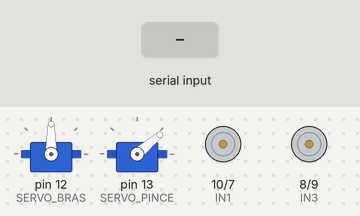
A sketch run on a simulated Arduino Mega 2560, built with avr-gcc and run on an emulated ATmega2560. Shown: 2 × servo, motor-driver pin pairs drawn as motors (green arrow = first pin HIGH = forward, orange = second pin HIGH = backward, longer = more drive, scaled by the enable pin). The test bench sets the inputs (shaded band).

Above: at 1.2 s.
1.3 s: "U\n" received over the second serial link
At 3.5 s:
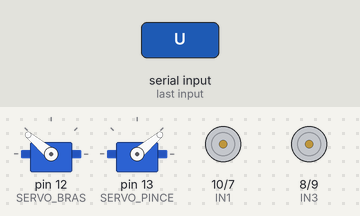
3.8 s: "F\n" received over the second serial link
At 4.2 s:
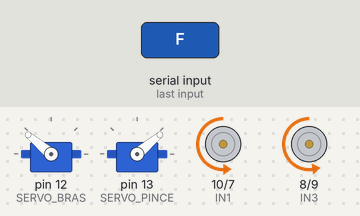
5.3 s: "B\n" received over the second serial link
At 6.5 s:
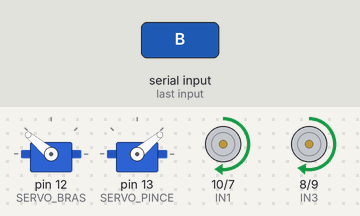
6.8 s: "L\n" received over the second serial link
At 7.6 s:
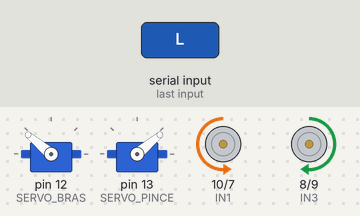
8.3 s: "R\n" received over the second serial link
At 8.8 s:
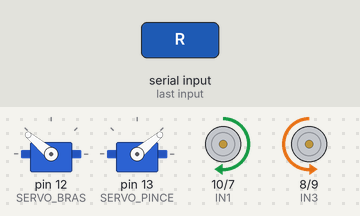
9.8 s: "C\n" received over the second serial link
At 11.1 s:
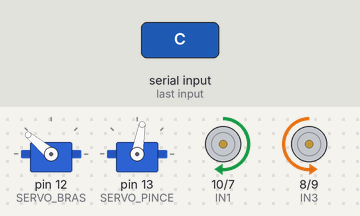
Timing chart, 0 to 12.3 s (numbered marks = the images above; inputs shaded):
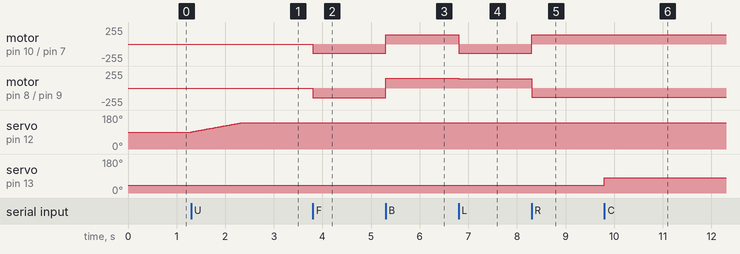

The sketch:

bluetooth_robot.ino
```cpp
#include <SoftwareSerial.h>
#include <Servo.h>

// ===== BLUETOOTH =====
// RX = Pin 2
// TX = Pin 3
SoftwareSerial bluetooth(2, 3);

//  L298N MOTOR PINS (Kept from Maze Code) =====
#define ENA 5
#define ENB 6
#define IN1 10
#define IN2 7
#define IN3 8
#define IN4 9

// ===== SERVOS =====
#define SERVO_BRAS 12  // Arm Up/Down
#define SERVO_PINCE 13 // Claw Open/Close

Servo bras;
Servo pince;

// ===== SERVO POSITIONS =====
const int BRAS_HAUT = 140;
const int BRAS_BAS = 0;
const int BRAS_MILIEU = 90;

const int PINCE_OUVERTE = 40;
const int PINCE_FERMEE = 80;

// ===== SPEED CALIBRATION  =====
int SPEED_RIGHT_FWD = 140;
int SPEED_LEFT_FWD  = 147;

int SPEED_RIGHT_BWD = 140;
int SPEED_LEFT_BWD  = 147;

int TURN_SPEED = 140; // Tank turn speed for Left/Right

// ===== ARM SWEEP STATE =====
bool movingUp = false;
bool movingDown = false;
unsigned long lastArmMove = 0;

void setup() {
  Serial.begin(9600);
  bluetooth.begin(9600);

  // Initialize Motor Pins
  pinMode(ENA, OUTPUT); pinMode(ENB, OUTPUT);
  pinMode(IN1, OUTPUT); pinMode(IN2, OUTPUT);
  pinMode(IN3, OUTPUT); pinMode(IN4, OUTPUT);

  // Initialize Servos
  bras.attach(SERVO_BRAS);
  pince.attach(SERVO_PINCE);

  // Set Initial Servo Positions
  bras.write(BRAS_MILIEU);
  pince.write(PINCE_OUVERTE);

  // Ensure motors are off at startup
  stopMotors();
}

// =====================================================
// MAIN LOOP
// =====================================================

void loop() {
  // 1. READ BLUETOOTH COMMANDS
  if (bluetooth.available()) {
    char cmd = bluetooth.read();

    // Ignore invisible characters like enters and spaces
    if (cmd != '\n' && cmd != '\r' && cmd != ' ') {

      switch (cmd) {
        // --- WHEEL CONTROL ---
        case 'F': forward(); break;
        case 'B': backward(); break;
        case 'L': left(); break;
        case 'R': right(); break;
        case 'S': // Stop command from App
          stopMotors();
          movingUp = false;
          movingDown = false;
          break;

        // --- CLAW CONTROL ---
        case 'O': pince.write(PINCE_OUVERTE); break;
        case 'C': pince.write(PINCE_FERMEE); break;

        // --- ARM CONTROL (Continuous Sweep) ---
        case 'U':
          movingUp = true;
          movingDown = false;
          break;
        case 'D':
          movingDown = true;
          movingUp = false;
          break;
        case 'X': // Optional: Instant center arm
          bras.write(BRAS_MILIEU);
          movingUp = false;
          movingDown = false;
          break;
      }
    }
  }

  // 2. CONTINUOUS ARM SWEEP LOGIC
  // This allows the arm to move smoothly while holding the button
  if (millis() - lastArmMove > 20) {
    if (movingUp) {
      bras.write(constrain(bras.read() + 1, BRAS_BAS, BRAS_HAUT));
    }
    if (movingDown) {
      bras.write(constrain(bras.read() - 1, BRAS_BAS, BRAS_HAUT));
    }
    lastArmMove = millis();
  }
}

// =====================================================
// MOVEMENT FUNCTIONS
// =====================================================

void forward() {
  analogWrite(ENA, SPEED_RIGHT_FWD);
  analogWrite(ENB, SPEED_LEFT_FWD);
  digitalWrite(IN1, LOW);  digitalWrite(IN2, HIGH); // Right Forward
  digitalWrite(IN3, LOW);  digitalWrite(IN4, HIGH); // Left Forward
}

void backward() {
  analogWrite(ENA, SPEED_RIGHT_BWD);
  analogWrite(ENB, SPEED_LEFT_BWD);
  digitalWrite(IN1, HIGH); digitalWrite(IN2, LOW);  // Right Backward
  digitalWrite(IN3, HIGH); digitalWrite(IN4, LOW);  // Left Backward
}

void left() {
  // Tank Spin Left: Right wheel forwards, Left wheel backwards
  analogWrite(ENA, TURN_SPEED);
  analogWrite(ENB, TURN_SPEED);
  digitalWrite(IN1, LOW);  digitalWrite(IN2, HIGH); // Right Forward
  digitalWrite(IN3, HIGH); digitalWrite(IN4, LOW);  // Left Backward
}

void right() {
  // Tank Spin Right: Right wheel backwards, Left wheel forwards
  analogWrite(ENA, TURN_SPEED);
  analogWrite(ENB, TURN_SPEED);
  digitalWrite(IN1, HIGH); digitalWrite(IN2, LOW);  // Right Backward
  digitalWrite(IN3, LOW);  digitalWrite(IN4, HIGH); // Left Forward
}

void stopMotors() {
  analogWrite(ENA, 0);
  analogWrite(ENB, 0);
  digitalWrite(IN1, LOW); digitalWrite(IN2, LOW);
  digitalWrite(IN3, LOW); digitalWrite(IN4, LOW);
}
```

Measured:
- after the input at 1.3 s, servo on pin 12 (SERVO_BRAS): moves from 90° to 140° over 1.0 s, starting at once
- after the input at 3.8 s, motor on pin 10 (IN1) / pin 7 (IN2): stopped → backward 140/255 at once; motor on pin 8 (IN3) / pin 9 (IN4): stopped → backward 147/255 at once
- after the input at 5.3 s, motor on pin 10 (IN1) / pin 7 (IN2): backward 140/255 → forward 140/255 at once; motor on pin 8 (IN3) / pin 9 (IN4): backward 147/255 → forward 147/255 at once
- after the input at 6.8 s, motor on pin 10 (IN1) / pin 7 (IN2): forward 140/255 → backward 140/255 at once; motor on pin 8 (IN3) / pin 9 (IN4): forward 147/255 → forward 140/255 at once
- after the input at 8.3 s, motor on pin 10 (IN1) / pin 7 (IN2): backward 140/255 → forward 140/255 at once; motor on pin 8 (IN3) / pin 9 (IN4): forward 140/255 → backward 140/255 at once
- after the input at 9.8 s, servo on pin 13 (SERVO_PINCE): 40° → 80° at once
